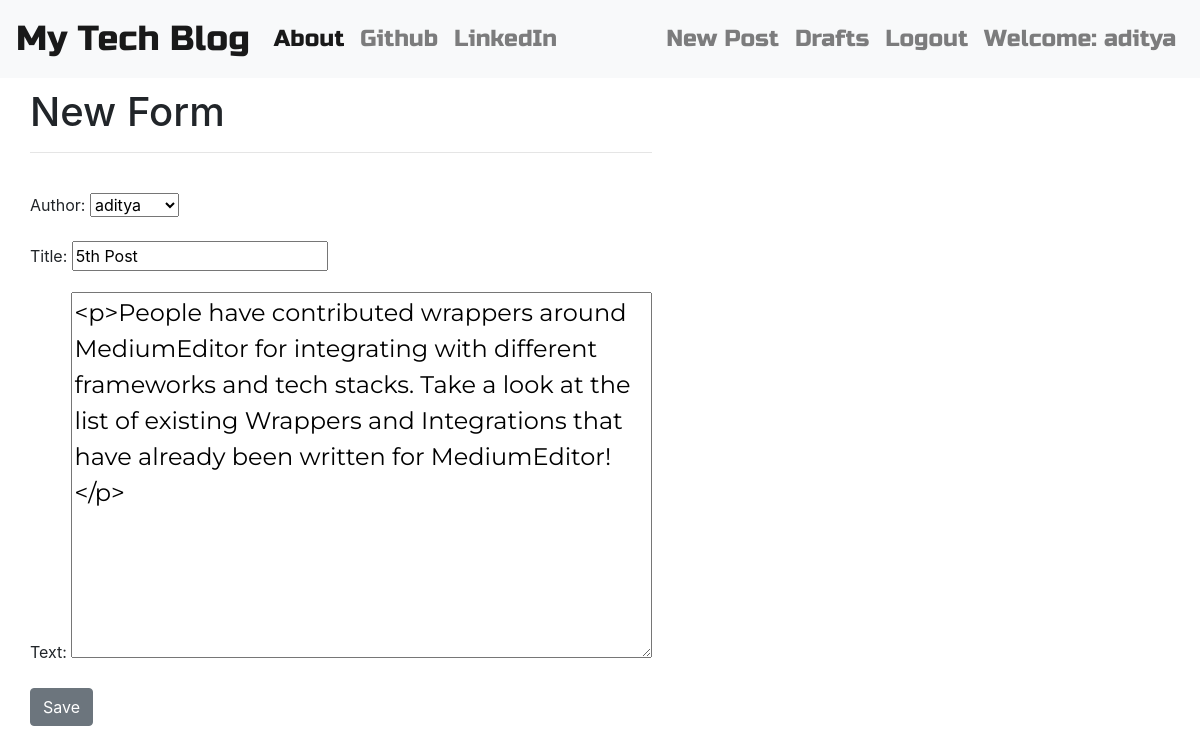
Page /post/6/edit (signed in) on the committed database.
### blog/models.py (models this page shows, shortened)
class Post(models.Model):
    author = models.ForeignKey('auth.User', on_delete=models.CASCADE)
    title = models.CharField(max_length=200)
    text = models.TextField()
    created_date = models.DateTimeField(default=timezone.now)
    published_date = models.DateTimeField(blank=True, null=True)

### blog/views.py (the view)
# urls.py: path('post/<int:pk>/edit', views.PostUpdateView.as_view(), name='post_edit'),
class PostUpdateView(UpdateView):
    form_class = PostForm
    model = Post

### blog/forms.py
class PostForm(forms.ModelForm):
    class Meta():
        model = Post
        fields = ('author', 'title', 'text')
        widgets = {
            'title': forms.TextInput(attrs={'class': 'textinputclass'}),
            'text': forms.Textarea(attrs={'class': 'editable medium-editor-textarea postcontent'})
        }

### blog/templates/blog/post_form.html (shortened to what this page needs)
{% extends 'blog/base.html' %}}
{% block content %}
<h1>New Form</h1>
<hr>
<br>
<form class="post-form" method="post">
    {{form.as_p}}
    <button class="save btn btn-secondary" type="submit">Save</button>
</form>
{% endblock %}

### blog/templates/blog/base.html (shortened to what this page needs)
<!DOCTYPE html>
{% load staticfiles %}
<html lang="en">
<head>
<link rel="stylesheet" href="https://stackpath.bootstrapcdn.com/bootstrap/4.5.0/css/bootstrap.min.css">
    <link rel="stylesheet" href="//cdn.jsdelivr.net/npm/medium-editor@latest/dist/css/medium-editor.min.css" type="text/css" media="screen" charset="utf-8">
    <link rel="stylesheet" href="{% static 'css/blog.css' %}">
</head>
<body class="loader">
<nav class="navbar navbar-expand-lg navbar-light bg-light techfont">
  <a class="navbar-brand" href="{% url 'post_list' %}">My Tech Blog</a>
  <div class="collapse navbar-collapse" id="navbarNav">
    <ul class="navbar-nav">
      <li class="nav-item active">
        <a class="nav-link" href="{% url 'about'%}">About <span class="sr-only">(current)</span></a>
      </li>
      <li class="nav-item">
        <a class="nav-link" href="https://www.github.com">Github</a>
      </li>
      <li class="nav-item">
        <a class="nav-link" href="https://www.linkedin.com">LinkedIn</a>
      </li>
    </ul>
      <ul class="navbar-nav ml-auto">
          {% if user.is_authenticated %}
        <li class="nav-item">
          <a class="nav-link" href="{% url 'post_new' %}" >New Post</a>
        </li>
        <li class="nav-item">
          <a class="nav-link" href="{% url 'post_draft_list' %}">Drafts</a>
        </li>
        <li class="nav-item">
          <a class="nav-link" href="{% url 'logout' %}" >Logout</a>
        </li>
        <li class="nav-item">
          <a class="nav-link">Welcome: {{ user.username }}</a>
        </li>
        {% endif %}
      </ul>
  </div>
</nav>
<div class="content container">
    <div class="row">
            <div class="blog_posts">
                {% block content %}
                    {% endblock %}
            </div>
    </div>
</div>
</body>
</html>

### blog/static/css/blog.css (style rules this page uses)
.techfont { font-family: 'Russo One', sans-serif; font-size: 1.45em; margin-bottom: 10px; }
.postcontent { font-family: 'Montserrat'; font-size: 1.5em; }
.navbar-brand { font-size: 1.5em; }
.loader { filter:hue-rotate(0deg); color: linear-gradient(45deg,#0f8,#08f); animation:hue 5000ms infinite linear; }

### rows in the picture
Post: author "aditya", title "5th Post", text "<p>People have contributed wrappers around MediumEditor for integrating with different frameworks and tech stacks. Take a look at the list of existing Wrappers and Integrations that have already been written for MediumEditor!</p>"

### other values in the picture
{{ user.username }} "aditya"
